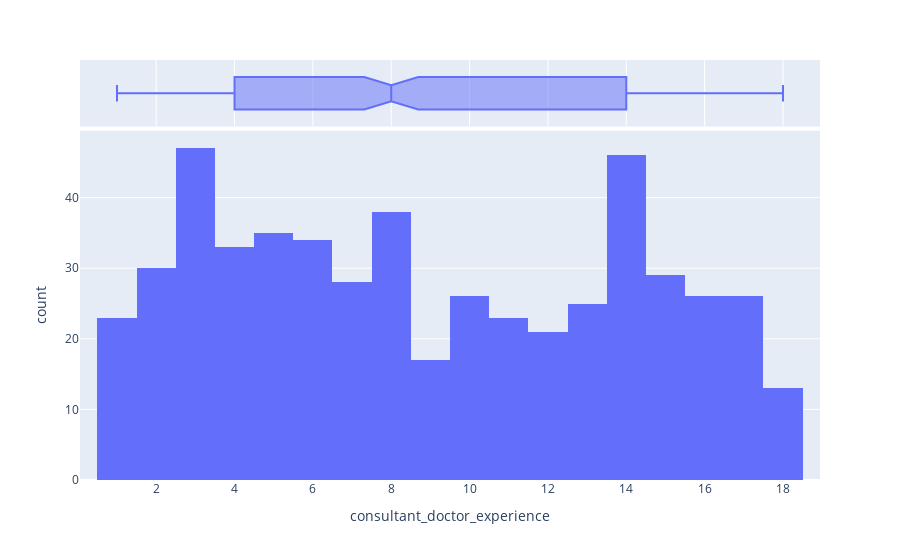

Notebook cell for this chart:
### Code cell
px.histogram(simulated_dataframe, x="consultant_doctor_experience", marginal="box")

### Figure 1 — Plotly figure (JSON) as saved in the notebook; plotly's stock layout.template omitted (floating-point values rounded to 4 significant figures; data arrays with more than 128 entries replaced by an {"elided": "..."} marker saying what was removed)
{"data": [{"alignmentgroup": "True", "bingroup": "x", "hovertemplate": "consultant_doctor_experience=%{x}<br>count=%{y}<extra></extra>", "legendgroup": "", "marker": {"color": "#636efa", "pattern": {"shape": ""}}, "name": "", "offsetgroup": "", "orientation": "v", "showlegend": false, "type": "histogram", "x": {"elided": "520 int values"}, "xaxis": "x", "yaxis": "y"}, {"alignmentgroup": "True", "hovertemplate": "consultant_doctor_experience=%{x}<extra></extra>", "legendgroup": "", "marker": {"color": "#636efa"}, "name": "", "notched": true, "offsetgroup": "", "showlegend": false, "type": "box", "x": {"elided": "520 int values"}, "xaxis": "x2", "yaxis": "y2"}], "layout": {"barmode": "relative", "legend": {"tracegroupgap": 0}, "margin": {"t": 60}, "xaxis": {"anchor": "y", "domain": [0, 1], "title": {"text": "consultant_doctor_experience"}}, "xaxis2": {"anchor": "y2", "domain": [0, 1], "matches": "x", "showgrid": true, "showticklabels": false}, "yaxis": {"anchor": "x", "domain": [0, 0.8316], "title": {"text": "count"}}, "yaxis2": {"anchor": "x2", "domain": [0.8416, 1], "matches": "y2", "showgrid": false, "showline": false, "showticklabels": false, "ticks": ""}}}
